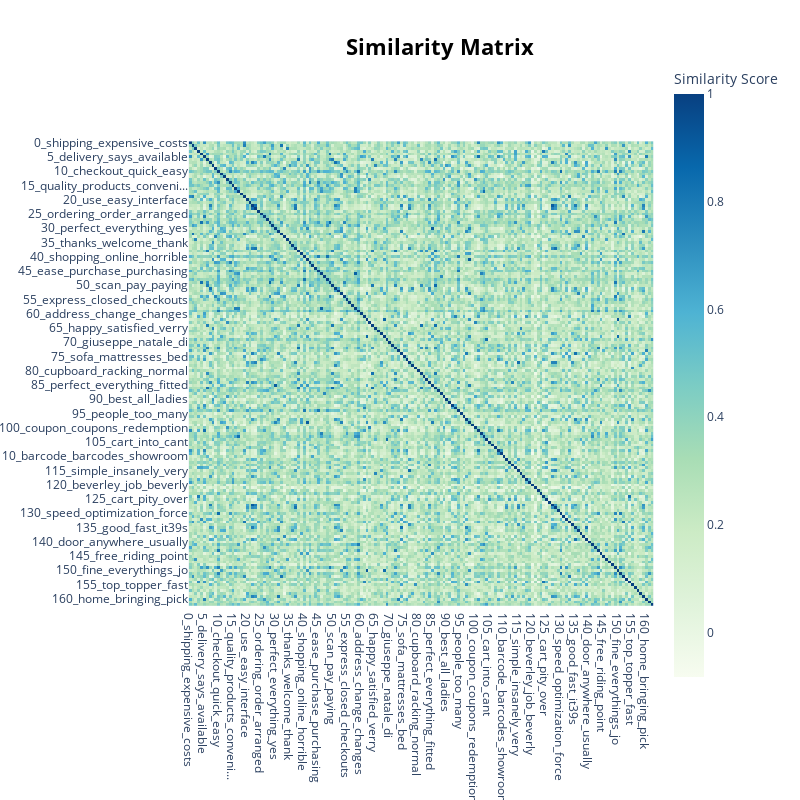

The cell this chart's notebook holds for it:
### Code cell
topic_model.visualize_heatmap()

### Figure 1 — Plotly figure (JSON) as saved in the notebook; plotly's stock layout.template omitted (floating-point values rounded to 4 significant figures; data arrays with more than 128 entries replaced by an {"elided": "..."} marker saying what was removed)
{"data": [{"coloraxis": "coloraxis", "hovertemplate": "x: %{x}<br>y: %{y}<br>Similarity Score: %{z}<extra></extra>", "name": "0", "type": "heatmap", "x": {"elided": "163 str values"}, "xaxis": "x", "y": {"elided": "163 str values"}, "yaxis": "y", "z": {"elided": "163x163 float values"}}], "layout": {"coloraxis": {"colorbar": {"title": {"text": "Similarity Score"}}, "colorscale": [[0, "rgb(247,252,240)"], [0.125, "rgb(224,243,219)"], [0.25, "rgb(204,235,197)"], [0.375, "rgb(168,221,181)"], [0.5, "rgb(123,204,196)"], [0.625, "rgb(78,179,211)"], [0.75, "rgb(43,140,190)"], [0.875, "rgb(8,104,172)"], [1, "rgb(8,64,129)"]]}, "height": 800, "hoverlabel": {"bgcolor": "white", "font": {"family": "Rockwell", "size": 16}}, "legend": {"title": {"text": "Trend"}}, "margin": {"t": 60}, "showlegend": true, "title": {"font": {"color": "Black", "size": 22}, "text": "<b>Similarity Matrix</b>", "x": 0.55, "xanchor": "center", "y": 0.95, "yanchor": "top"}, "width": 800, "xaxis": {"anchor": "y", "constrain": "domain", "domain": [0, 1], "scaleanchor": "y"}, "yaxis": {"anchor": "x", "autorange": "reversed", "constrain": "domain", "domain": [0, 1]}}}
